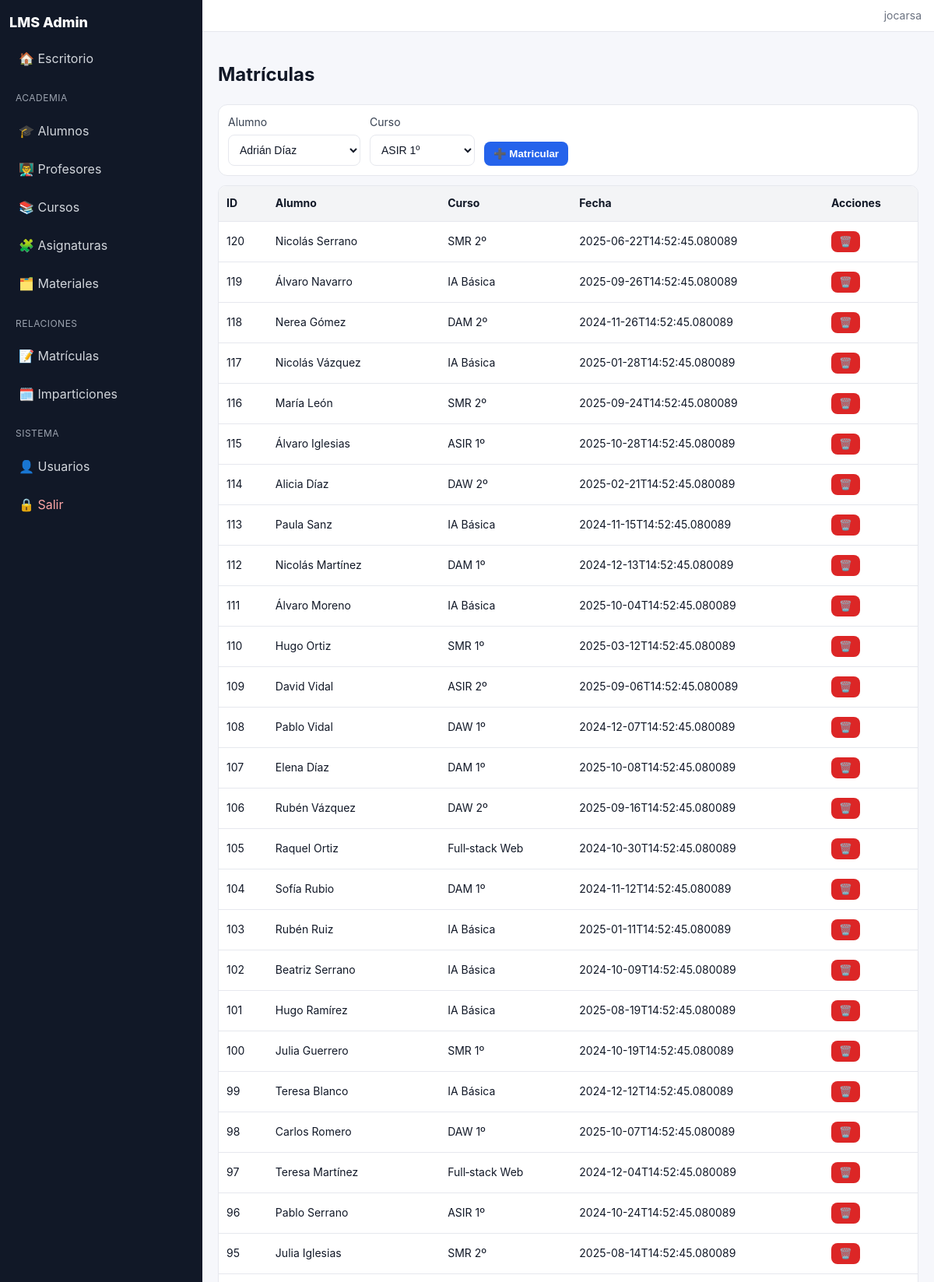
/admin/matriculas (signed in, upper part), run on the app's committed database.
### tables this page shows
CREATE TABLE matriculas(
        id INTEGER PRIMARY KEY AUTOINCREMENT,
        alumno_id INTEGER NOT NULL,
        curso_id INTEGER NOT NULL,
        fecha TEXT NOT NULL,
        UNIQUE(alumno_id, curso_id),
        FOREIGN KEY(alumno_id) REFERENCES alumnos(id) ON DELETE CASCADE,
        FOREIGN KEY(curso_id) REFERENCES cursos(id) ON DELETE CASCADE
    );

CREATE TABLE cursos(
        id INTEGER PRIMARY KEY AUTOINCREMENT,
        nombre TEXT NOT NULL,
        descripcion TEXT
    );

### app.py (the view, shortened to what this page needs)
@app.route("/admin/matriculas", methods=["GET","POST"])
@login_required
def matriculas():
    db = get_db()
    data = db.execute(
        """SELECT m.id, a.nombre||' '||a.apellidos AS alumno, c.nombre AS curso, m.fecha
               FROM matriculas m
               JOIN alumnos a ON a.id = m.alumno_id
               JOIN cursos c  ON c.id = m.curso_id
               ORDER BY m.id DESC""").fetchall()
    alumnos = db.execute("SELECT id, nombre||' '||apellidos AS n FROM alumnos ORDER BY n").fetchall()
    cursos = db.execute("SELECT id, nombre FROM cursos ORDER BY nombre").fetchall()
    return render_template("matriculas.html", data=data, alumnos=alumnos, cursos=cursos)

### app.py (called while the page is built)
def get_db():
    if "db" not in g:
        conn = sqlite3.connect(DB_PATH)
        conn.row_factory = sqlite3.Row
        g.db = conn
    return g.db

def login_required(view):
    from functools import wraps
    @wraps(view)
    def wrapped(*args, **kwargs):
        if "user_id" not in session:
            return redirect(url_for("login"))
        return view(*args, **kwargs)
    return wrapped

@app.before_request
def _ensure_schema():
    ensure_student_front_schema()

### templates/matriculas.html
{% extends "base.html" %}
{% block content %}
<h2>Matrículas</h2>
<form method="post" class="inline-form">
  <label>Alumno
    <select name="alumno_id">
      {% for a in alumnos %}<option value="{{ a.id }}">{{ a.n }}</option>{% endfor %}
    </select>
  </label>
  <label>Curso
    <select name="curso_id">
      {% for c in cursos %}<option value="{{ c.id }}">{{ c.nombre }}</option>{% endfor %}
    </select>
  </label>
  <button class="btn">➕ Matricular</button>
</form>
<table>
  <thead><tr><th>ID</th><th>Alumno</th><th>Curso</th><th>Fecha</th><th>Acciones</th></tr></thead>
  <tbody>
    {% for it in data %}
    <tr>
      <td>{{ it.id }}</td>
      <td>{{ it.alumno }}</td>
      <td>{{ it.curso }}</td>
      <td>{{ it.fecha }}</td>
      <td class="actions">
        <form method="post" action="{{ url_for('matriculas_eliminar', item_id=it.id) }}" onsubmit="return confirm('Eliminar?')">
          <button class="danger">🗑️</button>
        </form>
      </td>
    </tr>
    {% endfor %}
  </tbody>
</table>
{% endblock %}

### static/style.css (style rules this page uses)
:root { --bg:#f6f7fb; --surface:#ffffff; --border:#e6e8ee; --muted:#6b7280; --text:#111827; --primary:#2563eb; --primary-ink:#ffffff; --danger:#dc2626; --ok:#059669; --sidebar-bg:#111827; --sidebar-ink:#d1d5db; --sidebar-active:#1f2937; }
* { box-sizing:border-box; }
html,body { height:100%; }
body { margin:0; font-family:Inter, ui-sans-serif, system-ui, -apple-system, Segoe UI, Roboto, Ubuntu; background:var(--bg); color:var(--text); line-height:1.45; }
.btn { display:inline-block; padding:8px 12px; background:var(--primary); color:var(--primary-ink); border:none; border-radius:8px; font-weight:600; cursor:pointer; }
.danger { background:var(--danger); color:#fff; border:none; padding:6px 10px; border-radius:8px; cursor:pointer; }
table { width:100%; border-collapse:separate; border-spacing:0; margin-top:12px; background:var(--surface); border:1px solid var(--border); border-radius:10px; overflow:hidden; }
thead { background:#f3f4f6; }
th, td { padding:12px 10px; border-bottom:1px solid var(--border); text-align:left; font-size:14px; }
.actions { display:flex; gap:8px; align-items:center; }
.inline-form { display:flex; gap:12px; align-items:flex-end; flex-wrap:wrap; background:var(--surface); border:1px solid var(--border); padding:12px; border-radius:12px; }
label { display:grid; gap:6px; font-size:14px; color:#374151; }
input, select, textarea { background:#fff; border:1px solid var(--border); color:var(--text); padding:10px; border-radius:8px; font-size:14px; }

### data on the page
matriculas: id "120", alumno "Nicolás Serrano", curso "SMR 2º", fecha "2025-06-22T14:52:45.080089"
matriculas: id "119", alumno "Álvaro Navarro", curso "IA Básica", fecha "2025-09-26T14:52:45.080089"
matriculas: id "118", alumno "Nerea Gómez", curso "DAM 2º", fecha "2024-11-26T14:52:45.080089"
matriculas: id "117", alumno "Nicolás Vázquez", curso "IA Básica", fecha "2025-01-28T14:52:45.080089"
matriculas: id "116", alumno "María León", curso "SMR 2º", fecha "2025-09-24T14:52:45.080089"
matriculas: id "115", alumno "Álvaro Iglesias", curso "ASIR 1º", fecha "2025-10-28T14:52:45.080089"
matriculas: id "114", alumno "Alicia Díaz", curso "DAW 2º", fecha "2025-02-21T14:52:45.080089"
matriculas: id "113", alumno "Paula Sanz", curso "IA Básica", fecha "2024-11-15T14:52:45.080089"
matriculas: id "112", alumno "Nicolás Martínez", curso "DAM 1º", fecha "2024-12-13T14:52:45.080089"
matriculas: id "111", alumno "Álvaro Moreno", curso "IA Básica", fecha "2025-10-04T14:52:45.080089"
matriculas: id "110", alumno "Hugo Ortiz", curso "SMR 1º", fecha "2025-03-12T14:52:45.080089"
matriculas: id "109", alumno "David Vidal", curso "ASIR 2º", fecha "2025-09-06T14:52:45.080089"
matriculas: id "108", alumno "Pablo Vidal", curso "DAW 1º", fecha "2024-12-07T14:52:45.080089"
matriculas: id "107", alumno "Elena Díaz", curso "DAM 1º", fecha "2025-10-08T14:52:45.080089"
matriculas: id "106", alumno "Rubén Vázquez", curso "DAW 2º", fecha "2025-09-16T14:52:45.080089"
matriculas: id "105", alumno "Raquel Ortiz", curso "Full‑stack Web", fecha "2024-10-30T14:52:45.080089"
matriculas: id "104", alumno "Sofía Rubio", curso "DAM 1º", fecha "2024-11-12T14:52:45.080089"
matriculas: id "103", alumno "Rubén Ruiz", curso "IA Básica", fecha "2025-01-11T14:52:45.080089"
matriculas: id "102", alumno "Beatriz Serrano", curso "IA Básica", fecha "2024-10-09T14:52:45.080089"
matriculas: id "101", alumno "Hugo Ramírez", curso "IA Básica", fecha "2025-08-19T14:52:45.080089"
matriculas: id "100", alumno "Julia Guerrero", curso "SMR 1º", fecha "2024-10-19T14:52:45.080089"
matriculas: id "99", alumno "Teresa Blanco", curso "IA Básica", fecha "2024-12-12T14:52:45.080089"
matriculas: id "98", alumno "Carlos Romero", curso "DAW 1º", fecha "2025-10-07T14:52:45.080089"
matriculas: id "97", alumno "Teresa Martínez", curso "Full‑stack Web", fecha "2024-12-04T14:52:45.080089"
matriculas: id "96", alumno "Pablo Serrano", curso "ASIR 1º", fecha "2024-10-24T14:52:45.080089"
matriculas: id "95", alumno "Julia Iglesias", curso "SMR 2º", fecha "2025-08-14T14:52:45.080089"

### other printed values
{{ session.get('username','') }} "jocarsa"
form field alumno_id "Adrián Díaz"
form field curso_id "ASIR 1º"
